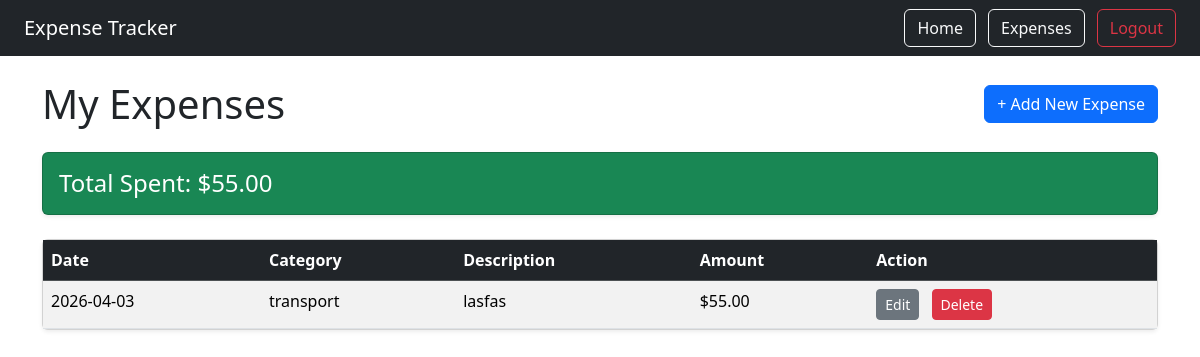
The page /expenses (signed in) on the database as committed earlier.
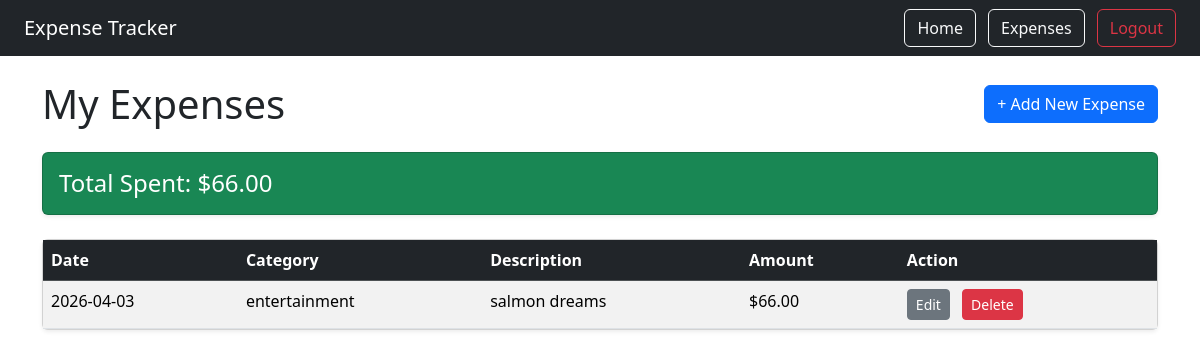
The same page on the database as committed later.
### app/models.py (models this page shows)
class Expense(db.Model):
    id: so.Mapped[int] = so.mapped_column(primary_key= True)
    amount: so.Mapped[float] = so.mapped_column(sa.Float, nullable=False)
    category: so.Mapped[str] = so.mapped_column(sa.String(50), nullable=False)
    description: so.Mapped[Optional[str]] = so.mapped_column(sa.String(200))
    date: so.Mapped[datetime] = so.mapped_column(sa.DateTime, default=datetime.utcnow)
    user_id: so.Mapped[int] = so.mapped_column(sa.ForeignKey('user.id'), nullable=False)
    author: so.Mapped['User'] = so.relationship(back_populates='expenses')

### app/routes.py (the view)
@app.route('/expenses')
@login_required
def expenses():
    expenses = Expense.query.filter_by(user_id=current_user.id).order_by(Expense.date.desc()).all()
    return render_template('expenses.html', expenses = expenses)

### app/models.py (called while the page is built)
@login.user_loader
def load_user(id):
    return db.session.get(User, int(id))

### app/templates/expenses.html
{% extends "base.html" %}
{% block content %}
    <div class="d-flex justify-content-between align-items-center mt-3 mb-4">
        <h1 class="mb-0">My Expenses</h1>
        <a href="{{ url_for('add_expense') }}" class="btn btn-primary">+ Add New Expense</a>
    </div>
    <div class="card shadow-sm mb-4 p-3 bg-success text-white">
        <h4 class="mb-0">Total Spent: ${{ "%.2f"|format(expenses|sum(attribute='amount')) }}</h4>
    </div>
    <div class="card shadow-sm">
        <table class="table table-striped table-hover mb-0">
            <thead class="table-dark">
                <tr>
                    <th>Date</th>
                    <th>Category</th>
                    <th>Description</th>
                    <th>Amount</th>
                    <th>Action</th>
                </tr>
            </thead>
            <tbody>
                {% for expense in expenses %}
                <tr>
                    <td>{{ expense.date.strftime('%Y-%m-%d') }}</td>
                    <td>{{ expense.category }}</td>
                    <td>{{ expense.description }}</td>
                    <td>${{ "%.2f"|format(expense.amount) }}</td>
                    <td>
                        <a href="{{ url_for('edit_expense', id=expense.id) }}" class="btn btn-secondary btn-sm me-2">Edit</a>
                        <a href="{{ url_for('delete_expense', id=expense.id) }}"
                           class="btn btn-danger btn-sm"
                           onclick="return confirm('Are you sure you want to delete this expense?')">
                            Delete
                        </a>
                    </td>
                </tr>
                {% else %}
                <tr>
                    <td colspan="5" class="text-center text-muted py-4">No expenses yet. Add your first one!</td>
                </tr>
                {% endfor %}
            </tbody>
        </table>
    </div>
{% endblock %}

### app/templates/base.html (shortened to what this page needs)
<!DOCTYPE html>
<html>
    <head>
        <link href="https://cdn.jsdelivr.net/npm/bootstrap@5.3.3/dist/css/bootstrap.min.css" rel="stylesheet">
    </head>
    <body>
        <nav class="navbar navbar-expand-lg navbar-dark bg-dark px-4">
            <span class="navbar-brand">Expense Tracker</span>
            <div class="ms-auto">
                <a href="{{ url_for('index') }}" class="btn btn-outline-light me-2">Home</a>
                {% if current_user.is_anonymous %}
                <a href="{{ url_for('login') }}" class="btn btn-outline-light">Login</a>
                {% else %}
                <a href="{{ url_for('expenses') }}" class="btn btn-outline-light me-2">Expenses</a>
                <a href="{{ url_for('logout') }}" class="btn btn-outline-danger">Logout</a>
                {% endif %}
            </div>
        </nav>
        <div class="container mt-4">
            {% block content %}{% endblock %}
        </div>
    </body>
</html>

Rows that differ between the two databases and show on the page:
changed Expense: category "transport" → "entertainment"; description "lasfas" → "salmon dreams"; amount "55.00" → "66.00"
Other text that changed with them:
{{ "%.2f"|format(expenses|sum(attribute='amount')) }}: "55.00" → "66.00"
